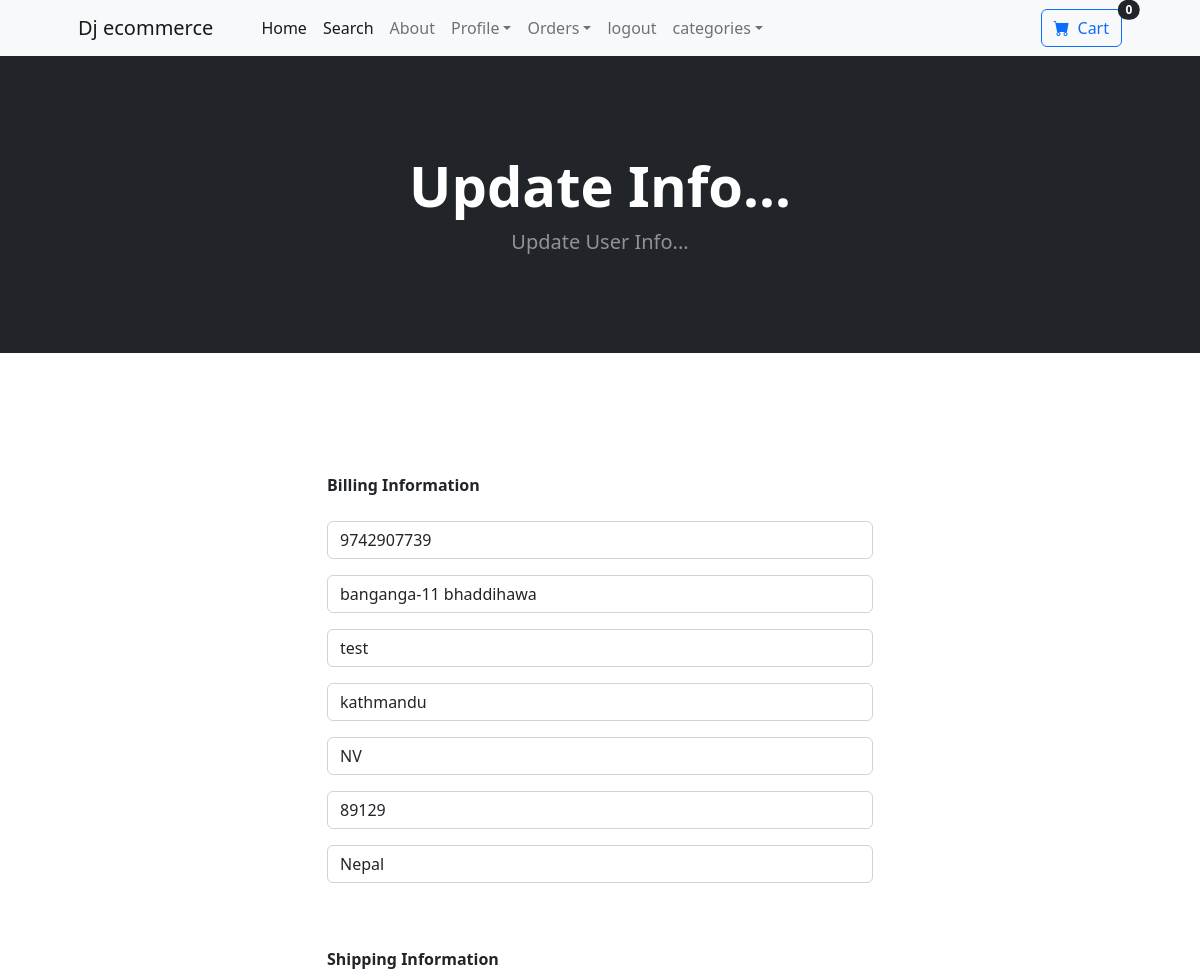
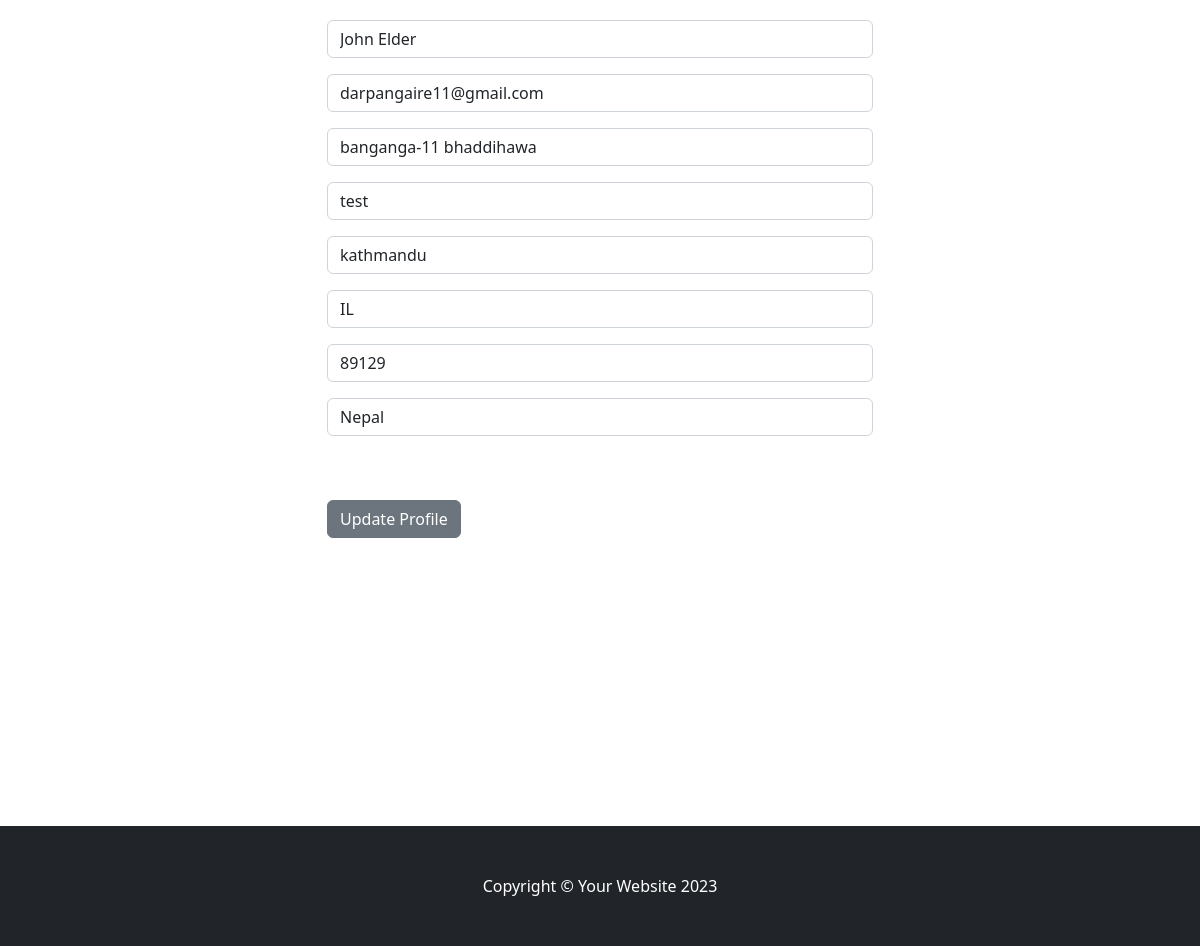
The page /update_info/ (signed in) on the database its author committed (2 pictures, top to bottom).
### core/models.py (models this page shows, shortened)
class Profile(models.Model):
  user = models.OneToOneField(User,on_delete=models.CASCADE)
  date_modified = models.DateTimeField(User, auto_now=True)
  phone = models.CharField(max_length=20,blank=True)
  address1 = models.CharField(max_length=200,blank=True)
  address2 = models.CharField(max_length=200,blank=True)
  city = models.CharField(max_length=200,blank=True)
  state = models.CharField(max_length=200,blank=True)
  zipcode = models.CharField(max_length=200,blank=True)
  country = models.CharField(max_length=200,blank=True)
  old_cart = models.CharField(max_length=200,blank=True,null=True)

### payment/models.py (models this page shows, shortened)
class ShippingAddress(models.Model):
  user = models.ForeignKey(User,on_delete=models.CASCADE,null=True,blank=True)
  shipping_full_name = models.CharField(max_length=255)
  shipping_email = models.EmailField(max_length=250)
  shipping_address1 = models.CharField(max_length=250)
  shipping_address2 = models.CharField(max_length=250)
  shipping_city = models.CharField(max_length=250)
  shipping_state = models.CharField(max_length=250,null=True,blank=True)
  shipping_zipcode = models.CharField(max_length=250,null=True,blank=True)
  shipping_country = models.CharField(max_length=250,null=True,blank=True)
  class Meta:
    verbose_name_plural = "Shipping Address"

### core/views.py (the view)
# urls.py: path('update_info/',views.update_info,name = 'update_info'),
def update_info(request):
  if request.user.is_authenticated:
    current_user = Profile.objects.get(user__id=request.user.id)
    shipping_user = ShippingAddress.objects.get(user__id=request.user.id)
    form = UserInfoForm(request.POST or None, instance=current_user)
    shipping_form = ShippingForm(request.POST or None,instance = shipping_user )
    if form.is_valid() or shipping_form.is_valid():
      form.save()
      shipping_form.save()
      messages.success(request,"Your Info Has Been Updated!!!")
      return redirect('home')
    return render(request,"update_info.html",{"form":form,"shipping_form":shipping_form})
  else:
    messages.success(request,"You Must Be Logged In ")
    return redirect('home')

### core/forms.py
class UserInfoForm(forms.ModelForm):
    phone = forms.CharField(
        label="",
        widget=forms.TextInput(attrs={'class': 'form-control', 'placeholder': 'Phone'}),
        required=False
    )
    address1 = forms.CharField(label="",widget=forms.TextInput(attrs={'class':'form-control','placeholder' : 'Address 1'}),required=False)
    address2 = forms.CharField(label="",widget=forms.TextInput(attrs={'class':'form-control','placeholder' : 'Address 2'}),required=False)
    city = forms.CharField(label="",widget=forms.TextInput(attrs={'class':'form-control','placeholder' : 'city'}),required=False)
    state = forms.CharField(label="",widget=forms.TextInput(attrs={'class':'form-control','placeholder' : 'State'}),required=False)
    zipcode = forms.CharField(label="",widget=forms.TextInput(attrs={'class':'form-control','placeholder' : 'zipcode'}),required=False)
    country = forms.CharField(label="",widget=forms.TextInput(attrs={'class':'form-control','placeholder' : 'country'}),required=False)
    class Meta:
        model = Profile()
        fields = ('phone','address1','address2','city','state','zipcode','country')

### cart/cart.py (called while the page is built)
    def __len__(self):
        return sum(self.cart.values())

### cart/context_processors.py (called while the page is built)
def cart(request):
  return {'cart':Cart(request)}

### templates/update_info.html (shortened to what this page needs)
{% extends 'base.html' %}
{% block content %}
        <header class="bg-dark py-5">
          <div class="container px-4 px-lg-5 my-5">
              <div class="text-center text-white">
                  <h1 class="display-4 fw-bolder">Update Info...</h1>
                  <p class="lead fw-normal text-white-50 mb-0">Update User Info...</p>
              </div>
          </div>
      </header>
      <br/><br/><br/><br/><br/>
      <div class="container">
        <div class="row">
            <div class="col-md-6 offset-md-3">
              <strong>Billing Information</strong>
              <br/><br/>
              <form method="post" action="{% url 'update_info' %}">
                {{form.as_p}}
                <br/><br/>
                <strong>Shipping Information</strong>
                <br/><br/>
                {{shipping_form.as_p}}
                <br/><br/>
                <button type="submit" class="btn btn-secondary">Update Profile</button>
              </form>
              <br/><br/>
            </div>
        </div>
      </div>
      <br/><br/><br/><br/><br/><br/><br/><br/><br/><br/>
{% endblock content %}

### rows shown on the page
Profile: phone "9742907739", address1 "banganga-11 bhaddihawa", address2 "test", city "kathmandu", state "NV", zipcode "89129", country "Nepal"
ShippingAddress: shipping_full_name "John Elder", shipping_email "darpangaire11@gmail.com", shipping_address1 "banganga-11 bhaddihawa", shipping_address2 "test", shipping_city "kathmandu", shipping_state "IL", shipping_zipcode "89129", shipping_country "Nepal"

### other values the page prints
{{ cart|length }} "0"
